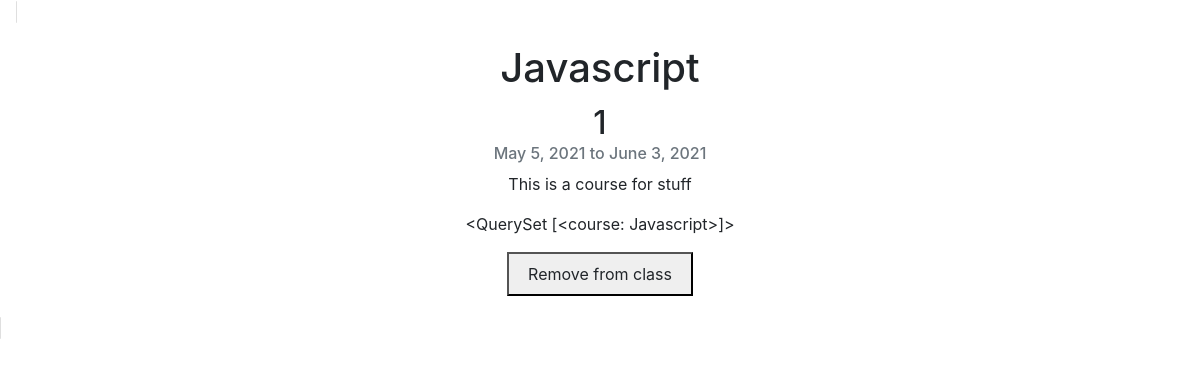
/course/1 (signed in), run on an earlier commit of the app's database.
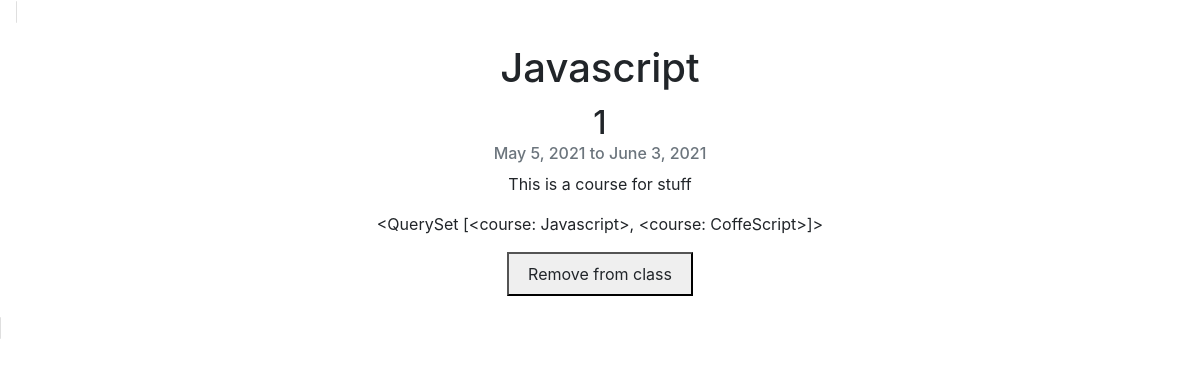
And on a later commit of the database.
### base/models.py (models this page shows, shortened)
class course(models.Model):
    title = models.CharField(default=None, max_length=40)
    startDate = models.DateField(default=None)
    endDate = models.DateField(default=None)
    description = models.TextField(default=None, max_length=200)
    students = models.ManyToManyField(The_User, related_name='courses_completed')
    available = models.BooleanField(default=False)
    def __str__(self):
        return self.title

class The_User(AbstractUser):
    bio = models.TextField(default=None, null=True, blank=True)

### base/views.py (the view)
# urls.py: path('course/<int:pk>', CourseDetailView.as_view(), name='course_detail'),
class CourseDetailView(LoginRequiredMixin, DetailView):
    model = course
    template_name = "course_detail.html"
    context_object_name = "course"

### base/templates/course_detail.html (shortened to what this page needs)
{% extends 'base.html' %}
{% block content %}
<div class="card" style="display: inline; width: 40rem; margin: 1rem 1rem 1rem 1rem; text-align: center;">
  <div class="card-body">
    <h1 class="card-title">{{ course.title }}</h1>
    <h2>{{ course.id }}</h2>
    <h6 class="card-subtitle mb-2 text-muted">
      {{ course.startDate }} to {{ course.endDate }}
    </h6>
    <p class="card-text">{{ course.description }}</p>
    <p>{{ request.user.courses_completed.all }}</p>
    {% if course.available and not course in request.user.courses_completed.all %}
    <button><a
      class="btn"
      href="{% url 'change-course' 'subscribe' course.id %}"
      class="card-link"
      >Enroll now</a
    ></button>
    <h4>This course is available</h4>
    {% else %}
    <button><a
    class="btn"
    href="{% url 'change-course' 'unsubscribe' course.id %}"
    class="card-link"
    >Remove from class</a
    ></button>
    {% endif %}
  </div>
</div>
{% endblock content %}

### base/templates/base.html (shortened to what this page needs)
<!DOCTYPE html>
<html lang="en">
    <head>
        <link rel="stylesheet" href="https://cdn.jsdelivr.net/npm/bootstrap@4.5.3/dist/css/bootstrap.min.css">
    </head>
    <body>
        <main>{% block content%}
            {% endblock content %}</main>
    </body>
</html>

What changed in the data, as far as the page shows it:
changed The_User: user.courses_completed.all "<QuerySet [<course: Javascript>]>" → "<QuerySet [<course: Javascript>, <course: CoffeScript>]>"
